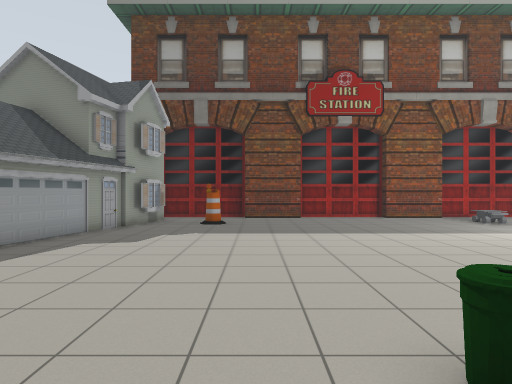
[1] (above)

24 first-person views from a walk through a robot-simulator world made for Gazebo. The camera is 0.94 m above the floor, looks level and sees 75° across. The lines on the ground mark 1 m squares. The floor is counted in squares, 1 m on a side. Each view is taken from the middle of a square. On the plan, view 1 faces up. The plan holds only what a view shows up to about 12 squares ahead; the rest is blank. The place goes on beyond the plan. Robots are left out. Some stock models are drawn as simple stand-ins.

[2]
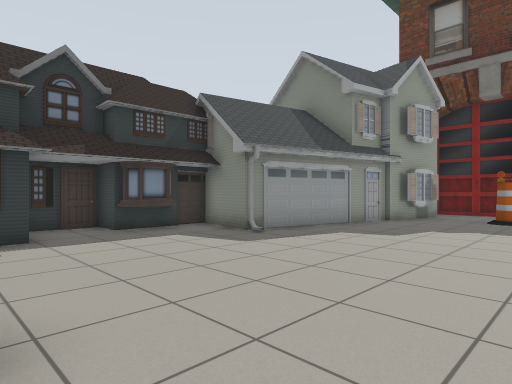

[3]
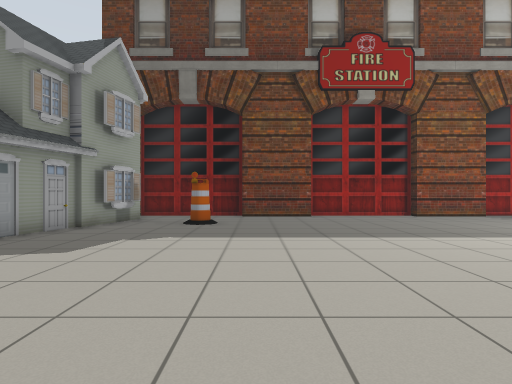

[4]
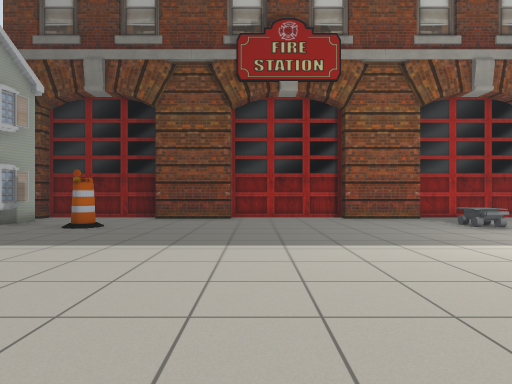

[5]
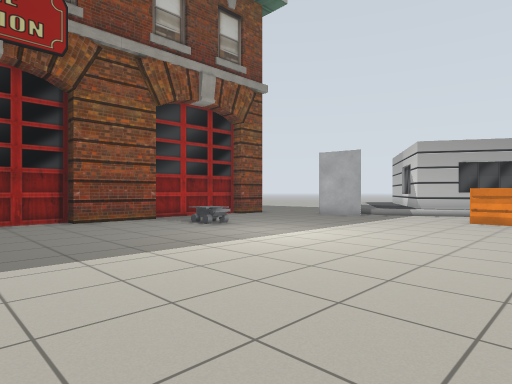

[6]
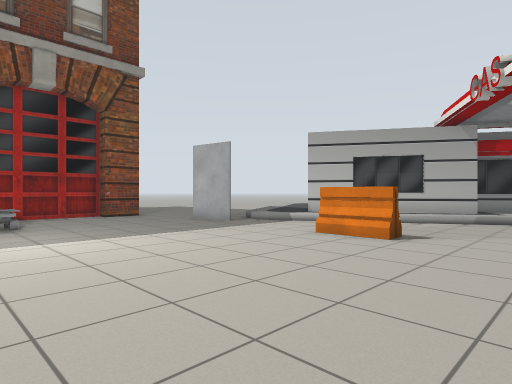

[7]
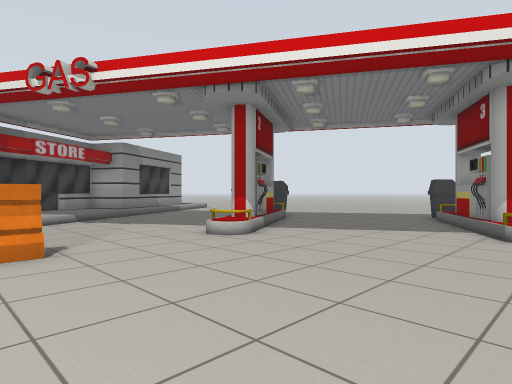

[8]
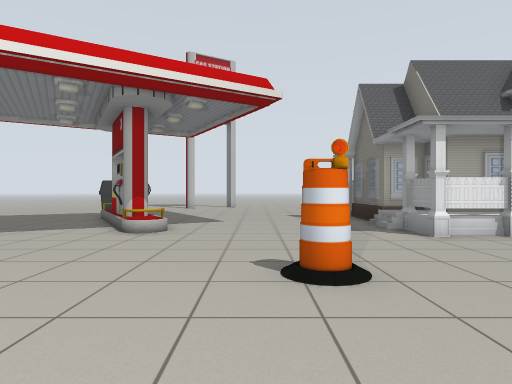

[9]
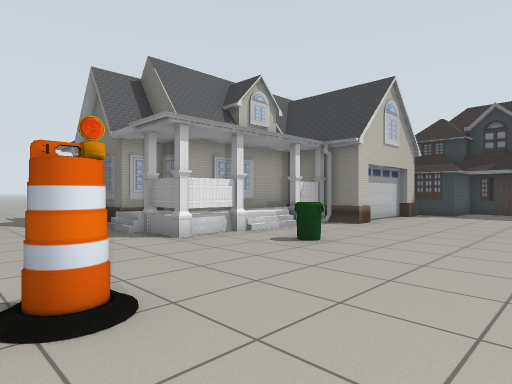

[10]
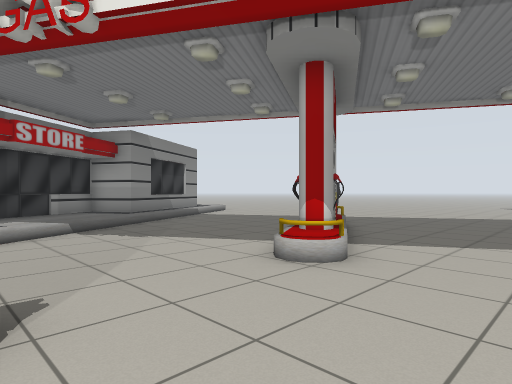

[11]
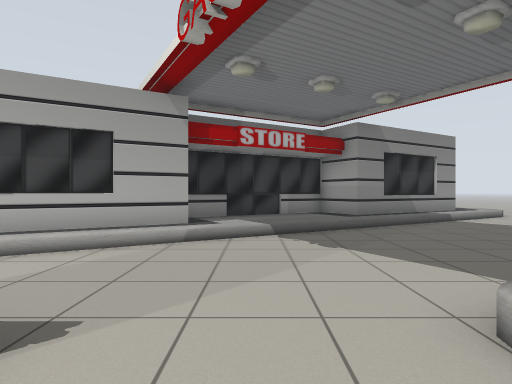

[12]
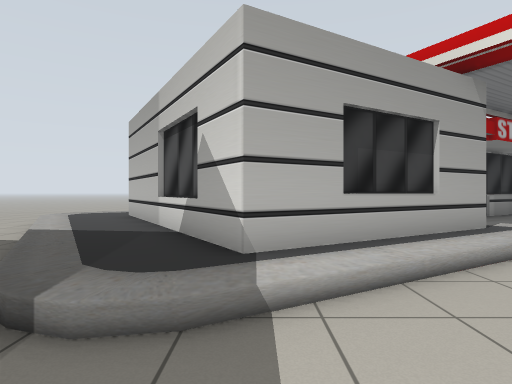

[13]
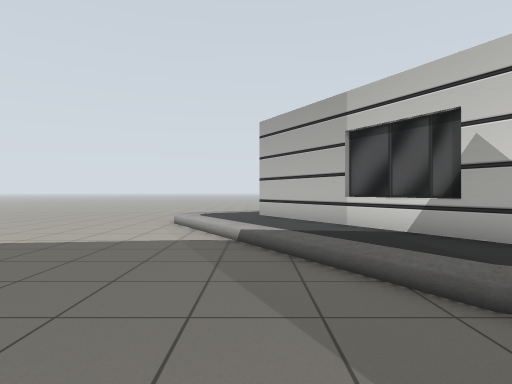

[14]
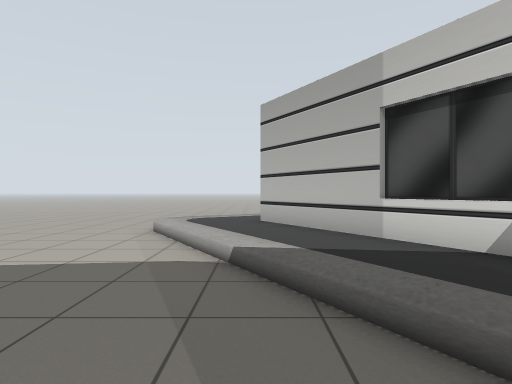

[15]
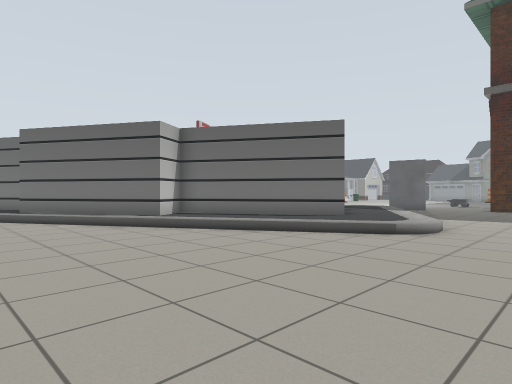

[16]
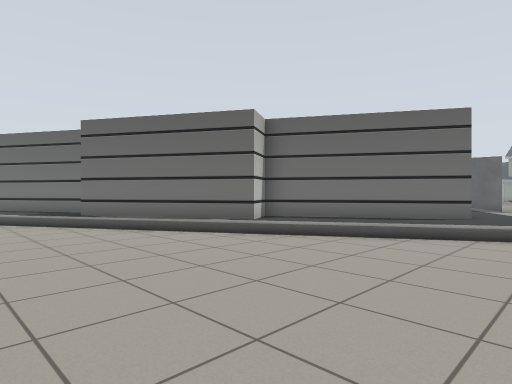

[17]
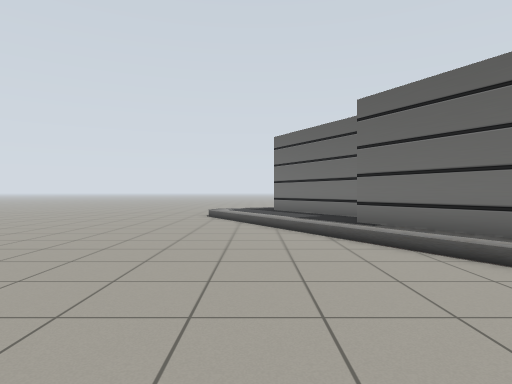

[18]
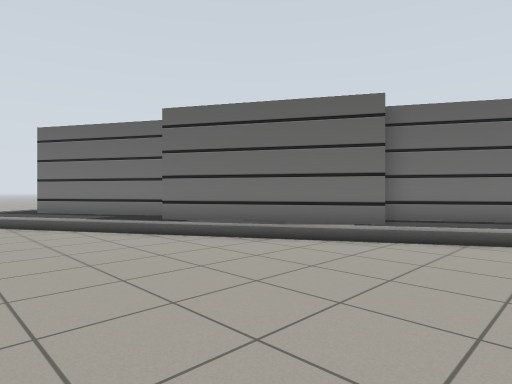

[19]
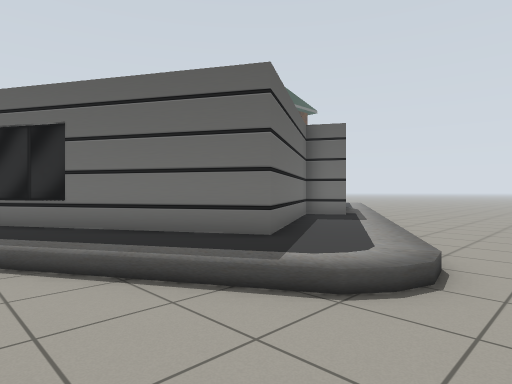

[20]
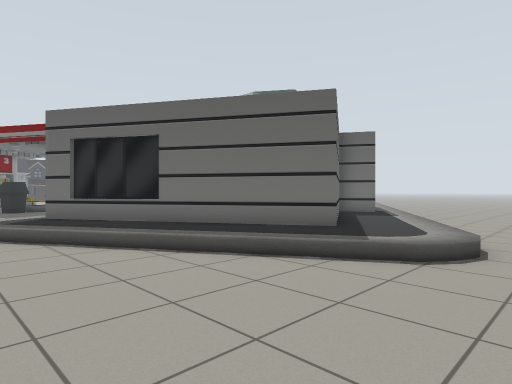

[21]
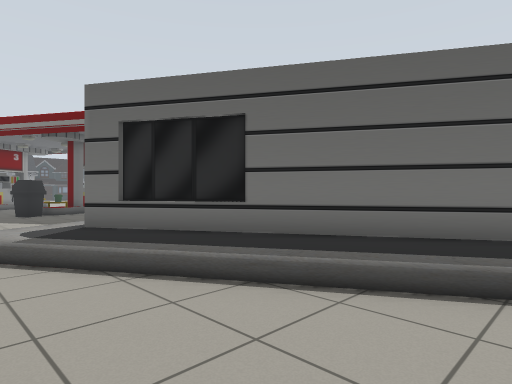

[22]
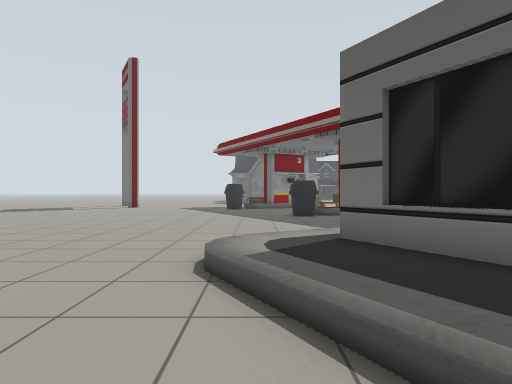

[23]
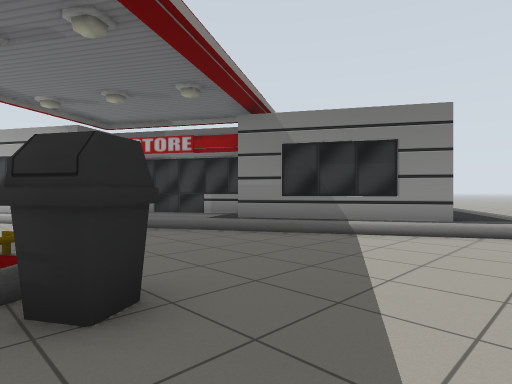

[24]
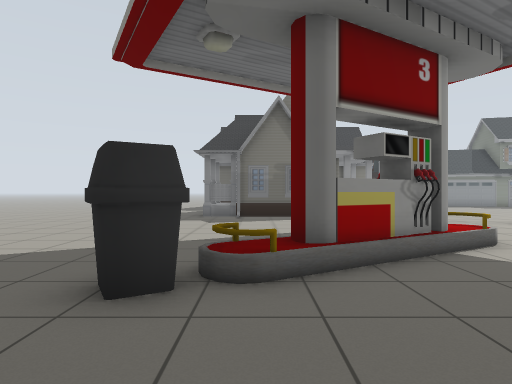

### Floor plan
Key: @ floor where view 1 was taken; . floor; / step, stairs or slope; H house; B bin; S fire station; A barrel; R barrier; G grey box; F filling station; O other object.
Columns run from 11 left of view 1 to 36 right of it. Each row starts with its distance up from view 1.
 19                                ............ .
 18                               ..............
 17                             .................
 16      SSSSSSSSSSSSSSSSSSSS  .......FFF.........
 15       H..................  .....FFFFFF.......
 14        H............O..... ....FFFFFFFF.......
 13     HHHH.A..........O.....G..FFFFFFFFFF........
 12     HHH...................G.FFFFFF  FFFF......
 11   HHHHH....................FFFFF     FFF.......
 10       H.....................FF       FFFF.......
  9      H......................FFF       FFF.......
  8      H.......................FF         FF......
  7   HHHH....................R...FFF       FFF.....
  6   HH......................R...FFFFF      FF.....
  5   HH...........................FFFF      FFF....
  4   HH...........................FFFFF     FFF....
  3   HH.............A..............FFFF     FFFF...
  2 HHHHH........B............F.....FFFFF     FFFF..
  1       HHHH................FF.....FFFF     FFFF..
  0       H HHH@/HH............F......FF      FFFFF.
 -1          H    H.....FF.....FF.....FFF    FFFFF..
 -2          HHHHHH......FF.....FF.....FF  FFFFFF...
 -3              HH......FF......F.....FFFFFFFF.....
 -4             HHH.......FF............FFFFFF......
 -5               H........F.............FFF.......
 -6               H........FF.... ................ .

Where each view was taken, in squares from view 1:
view 1: 0 up, 0 right, facing up
view 2: 1 up, 0 right, facing up-left
view 3: 3 up, 0 right, facing up
view 4: 4 up, 3 right, facing up
view 5: 5 up, 3 right, facing up-right
view 6: 3 up, 8 right, facing up-right
view 7: 7 up, 9 right, facing down-right
view 8: 7 up, 7 right, facing down
view 9: 6 up, 7 right, facing down-left
view 10: 6 up, 12 right, facing down-right
view 11: 4 up, 13 right, facing right
view 12: 10 up, 14 right, facing right
view 13: 14 up, 14 right, facing right
view 14: 14 up, 16 right, facing right
view 15: 19 up, 33 right, facing down-left
view 16: 16 up, 34 right, facing down-left
view 17: 13 up, 33 right, facing down
view 18: 13 up, 35 right, facing down-left
view 19: 4 down, 36 right, facing up-left
view 20: 6 down, 36 right, facing up-left
view 21: 6 down, 33 right, facing up-left
view 22: 5 down, 31 right, facing left
view 23: 6 down, 17 right, facing up-right
view 24: 5 down, 16 right, facing left
